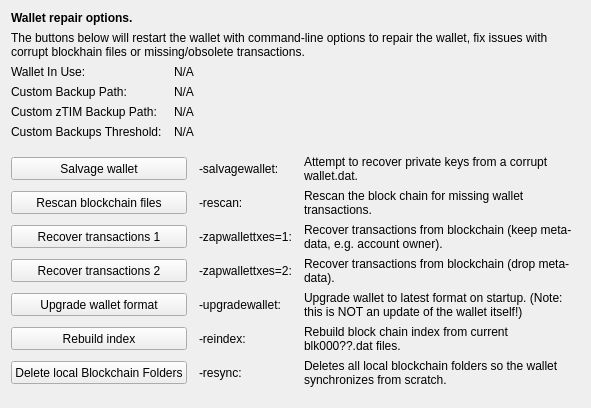
     <widget class="QWidget" name="tab_repair">
      <attribute name="title">
       <string>&amp;Wallet Repair</string>
      </attribute>
      <layout class="QGridLayout" name="gridLayout_4" columnstretch="0,0,0,0">
       <property name="horizontalSpacing">
        <number>12</number>
       </property>
       <item row="0" column="0" colspan="4">
        <widget class="QLabel" name="label_repair_header">
         <property name="font">
          <font>
           <weight>75</weight>
           <bold>true</bold>
          </font>
         </property>
         <property name="text">
          <string>Wallet repair options.</string>
         </property>
        </widget>
       </item>
       <item row="1" column="0" colspan="4">
        <widget class="QLabel" name="label_repair_helptext">
         <property name="font">
          <font>
           <weight>50</weight>
           <bold>false</bold>
          </font>
         </property>
         <property name="text">
          <string>The buttons below will restart the wallet with command-line options to repair the wallet, fix issues with corrupt blockhain files or missing/obsolete transactions.</string>
         </property>
         <property name="wordWrap">
          <bool>true</bool>
         </property>
        </widget>
       </item>
       <item row="2" column="0">
        <widget class="QLabel" name="wallet_path_label">
         <property name="text">
          <string>Wallet In Use:</string>
         </property>
        </widget>
       </item>
       <item row="2" column="1" colspan="3">
        <widget class="QLabel" name="wallet_path">
         <property name="cursor">
          <cursorShape>IBeamCursor</cursorShape>
         </property>
         <property name="text">
          <string>N/A</string>
         </property>
         <property name="textFormat">
          <enum>Qt::PlainText</enum>
         </property>
         <property name="textInteractionFlags">
          <set>Qt::LinksAccessibleByMouse|Qt::TextSelectableByKeyboard|Qt::TextSelectableByMouse</set>
         </property>
        </widget>
       </item>
       <item row="3" column="0">
        <widget class="QLabel" name="wallet_custombackuppath_label">
         <property name="text">
          <string>Custom Backup Path:</string>
         </property>
         <property name="visible">
          <bool>false</bool>
         </property>
        </widget>
       </item>
       <item row="3" column="1" colspan="3">
        <widget class="QLabel" name="wallet_custombackuppath">
         <property name="cursor">
          <cursorShape>IBeamCursor</cursorShape>
         </property>
         <property name="text">
          <string>N/A</string>
         </property>
         <property name="textFormat">
          <enum>Qt::PlainText</enum>
         </property>
         <property name="textInteractionFlags">
          <set>Qt::LinksAccessibleByMouse|Qt::TextSelectableByKeyboard|Qt::TextSelectableByMouse</set>
         </property>
         <property name="visible">
          <bool>false</bool>
         </property>
        </widget>
       </item>
       <item row="4" column="0">
        <widget class="QLabel" name="wallet_customztimbackuppath_label">
         <property name="text">
          <string>Custom zTIM Backup Path:</string>
         </property>
         <property name="visible">
          <bool>false</bool>
         </property>
        </widget>
       </item>
       <item row="4" column="1" colspan="3">
        <widget class="QLabel" name="wallet_customztimbackuppath">
         <property name="cursor">
          <cursorShape>IBeamCursor</cursorShape>
         </property>
         <property name="text">
          <string>N/A</string>
         </property>
         <property name="textFormat">
          <enum>Qt::PlainText</enum>
         </property>
         <property name="textInteractionFlags">
          <set>Qt::LinksAccessibleByMouse|Qt::TextSelectableByKeyboard|Qt::TextSelectableByMouse</set>
         </property>
         <property name="visible">
          <bool>false</bool>
         </property>
        </widget>
       </item>
       <item row="5" column="0">
        <widget class="QLabel" name="wallet_custombackupthreshold_label">
         <property name="text">
          <string>Custom Backups Threshold:</string>
         </property>
         <property name="visible">
          <bool>false</bool>
         </property>
        </widget>
       </item>
       <item row="5" column="1" colspan="3">
        <widget class="QLabel" name="wallet_custombackupthreshold">
         <property name="cursor">
          <cursorShape>IBeamCursor</cursorShape>
         </property>
         <property name="text">
          <string>N/A</string>
         </property>
         <property name="textFormat">
          <enum>Qt::PlainText</enum>
         </property>
         <property name="textInteractionFlags">
          <set>Qt::LinksAccessibleByMouse|Qt::TextSelectableByKeyboard|Qt::TextSelectableByMouse</set>
         </property>
         <property name="visible">
          <bool>false</bool>
         </property>
        </widget>
       </item>
       <item row="6" column="0">
        <spacer name="verticalSpacer_repair1">
         <property name="orientation">
          <enum>Qt::Vertical</enum>
         </property>
         <property name="sizeHint" stdset="0">
          <size>
           <width>10</width>
           <height>10</height>
          </size>
         </property>
        </spacer>
       </item>
       <item row="7" column="0" colspan="2">
        <widget class="QPushButton" name="btn_salvagewallet">
         <property name="minimumSize">
          <size>
           <width>100</width>
           <height>23</height>
          </size>
         </property>
         <property name="text">
          <string>Salvage wallet</string>
         </property>
        </widget>
       </item>
       <item row="7" column="2">
        <widget class="QLabel" name="label_repair_salvage_command">
         <property name="text">
          <string notr="true">-salvagewallet:</string>
         </property>
        </widget>
       </item>
       <item row="7" column="3">
        <widget class="QLabel" name="label_repair_salvage">
         <property name="text">
          <string>Attempt to recover private keys from a corrupt wallet.dat.</string>
         </property>
         <property name="wordWrap">
          <bool>true</bool>
         </property>
        </widget>
       </item>
       <item row="8" column="0" colspan="2">
        <widget class="QPushButton" name="btn_rescan">
         <property name="minimumSize">
          <size>
           <width>100</width>
           <height>23</height>
          </size>
         </property>
         <property name="text">
          <string>Rescan blockchain files</string>
         </property>
        </widget>
       </item>
       <item row="8" column="2">
        <widget class="QLabel" name="label_repair_rescan_command">
         <property name="text">
          <string notr="true">-rescan:</string>
         </property>
        </widget>
       </item>
       <item row="8" column="3">
        <widget class="QLabel" name="label_repair_rescan">
         <property name="text">
          <string>Rescan the block chain for missing wallet transactions.</string>
         </property>
         <property name="wordWrap">
          <bool>true</bool>
         </property>
        </widget>
       </item>
       <item row="9" column="0" colspan="2">
        <widget class="QPushButton" name="btn_zapwallettxes1">
         <property name="minimumSize">
          <size>
           <width>100</width>
           <height>23</height>
          </size>
         </property>
         <property name="text">
          <string>Recover transactions 1</string>
         </property>
        </widget>
       </item>
       <item row="9" column="2">
        <widget class="QLabel" name="label_repair_zap1_command">
         <property name="text">
          <string notr="true">-zapwallettxes=1:</string>
         </property>
        </widget>
       </item>
       <item row="9" column="3">
        <widget class="QLabel" name="label_repair_zap1">
         <property name="text">
          <string>Recover transactions from blockchain (keep meta-data, e.g. account owner).</string>
         </property>
         <property name="wordWrap">
          <bool>true</bool>
         </property>
        </widget>
       </item>
       <item row="10" column="0" colspan="2">
        <widget class="QPushButton" name="btn_zapwallettxes2">
         <property name="minimumSize">
          <size>
           <width>100</width>
           <height>23</height>
          </size>
         </property>
         <property name="text">
          <string>Recover transactions 2</string>
         </property>
        </widget>
       </item>
       <item row="10" column="2">
        <widget class="QLabel" name="label_repair_zap2_command">
         <property name="text">
          <string notr="true">-zapwallettxes=2:</string>
         </property>
        </widget>
       </item>
       <item row="10" column="3">
        <widget class="QLabel" name="label_repair_zap2">
         <property name="text">
          <string>Recover transactions from blockchain (drop meta-data).</string>
         </property>
         <property name="wordWrap">
          <bool>true</bool>
         </property>
        </widget>
       </item>
       <item row="11" column="0" colspan="2">
        <widget class="QPushButton" name="btn_upgradewallet">
         <property name="minimumSize">
          <size>
           <width>100</width>
           <height>23</height>
          </size>
         </property>
         <property name="text">
          <string>Upgrade wallet format</string>
         </property>
        </widget>
       </item>
       <item row="11" column="2">
        <widget class="QLabel" name="label_repair_upgrade_command">
         <property name="text">
          <string notr="true">-upgradewallet:</string>
         </property>
        </widget>
       </item>
       <item row="11" column="3">
        <widget class="QLabel" name="label_repair_upgrade">
         <property name="text">
          <string>Upgrade wallet to latest format on startup. (Note: this is NOT an update of the wallet itself!)</string>
         </property>
         <property name="wordWrap">
          <bool>true</bool>
         </property>
        </widget>
       </item>
       <item row="12" column="0" colspan="2">
        <widget class="QPushButton" name="btn_reindex">
         <property name="minimumSize">
          <size>
           <width>100</width>
           <height>23</height>
          </size>
         </property>
         <property name="text">
          <string>Rebuild index</string>
         </property>
        </widget>
       </item>
       <item row="12" column="2">
        <widget class="QLabel" name="label_repair_reindex_command">
         <property name="text">
          <string notr="true">-reindex:</string>
         </property>
        </widget>
       </item>
       <item row="12" column="3">
        <widget class="QLabel" name="label_repair_reindex">
         <property name="text">
          <string>Rebuild block chain index from current blk000??.dat files.</string>
         </property>
         <property name="wordWrap">
          <bool>true</bool>
         </property>
        </widget>
       </item>
       <item row="13" column="0" colspan="2">
        <widget class="QPushButton" name="btn_resync">
         <property name="minimumSize">
          <size>
           <width>100</width>
           <height>23</height>
          </size>
         </property>
         <property name="text">
          <string>Delete local Blockchain Folders</string>
         </property>
        </widget>
       </item>
       <item row="13" column="2">
        <widget class="QLabel" name="label_repair_resync_command">
         <property name="text">
          <string>-resync:</string>
         </property>
        </widget>
       </item>
       <item row="13" column="3">
        <widget class="QLabel" name="label_repair_resync">
         <property name="text">
          <string>Deletes all local blockchain folders so the wallet synchronizes from scratch.</string>
         </property>
         <property name="wordWrap">
          <bool>true</bool>
         </property>
        </widget>
       </item>
       <item row="14" column="0">
        <spacer name="verticalSpacer_repair2">
         <property name="orientation">
          <enum>Qt::Vertical</enum>
         </property>
         <property name="sizeHint" stdset="0">
          <size>
           <width>20</width>
           <height>10</height>
          </size>
         </property>
        </spacer>
       </item>
      </layout>
     </widget>
